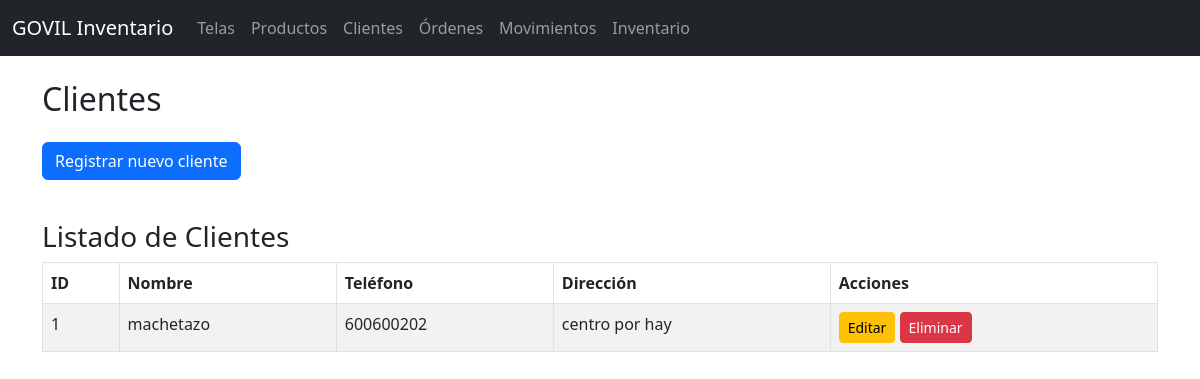
/pages/clientes.php, run on the app's committed database.
### tables this page shows
CREATE TABLE `clientes` (
  `id` int(11) NOT NULL,
  `nombre` varchar(100) NOT NULL,
  `telefono` varchar(20) DEFAULT NULL,
  `direccion` varchar(200) DEFAULT NULL
);

### pages/clientes.php (the view, shortened to what this page needs)
<?php
include '../includes/header.php';
include '../includes/db.php';
$clientes = $conn->query("SELECT * FROM clientes ORDER BY id DESC");
?>
<h2 class="mb-4">Clientes</h2>
<button type="button" class="btn btn-primary mb-3" data-bs-toggle="modal" data-bs-target="#modalRegistroCliente">
  Registrar nuevo cliente
</button>
<h3 class="mt-4">Listado de Clientes</h3>
<div class="table-responsive">
  <table class="table table-bordered table-striped">
    <thead>
      <tr>
        <th>ID</th>
        <th>Nombre</th>
        <th>Teléfono</th>
        <th>Dirección</th>
        <th>Acciones</th>
      </tr>
    </thead>
    <tbody>
      <?php $clientes->data_seek(0); while($cli = $clientes->fetch_assoc()): ?>
      <tr>
        <td><?= $cli['id'] ?></td>
        <td><?= htmlspecialchars($cli['nombre']) ?></td>
        <td><?= htmlspecialchars($cli['telefono']) ?></td>
        <td><?= htmlspecialchars($cli['direccion']) ?></td>
        <td>
          <button class="btn btn-sm btn-warning" data-bs-toggle="modal" data-bs-target="#modalEditar<?= $cli['id'] ?>">Editar</button>
          <button class="btn btn-sm btn-danger" data-bs-toggle="modal" data-bs-target="#modalEliminar<?= $cli['id'] ?>">Eliminar</button>
        </td>
      </tr>
      <?php endwhile; ?>
    </tbody>
  </table>
</div>
<?php include '../includes/footer.php'; ?>

### data on the page
clientes: id "1", nombre "machetazo", telefono "600600202", direccion "centro por hay"
